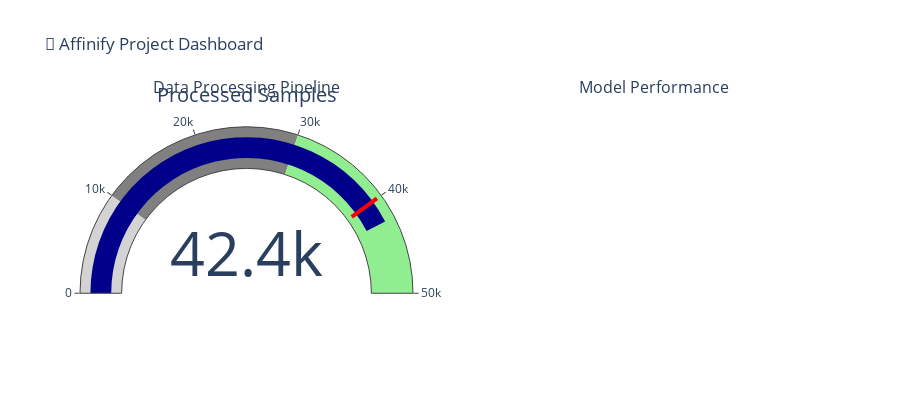

Write notebook code for a chart like this one.
### Markdown cell above
## 7. Project Summary & Insights 📈

Summary of key findings and insights from the Affinify project analysis.

### Code cell
# Project Summary and Key Insights
print("🧬 AFFINIFY PROJECT SUMMARY")
print("=" * 60)

# Data summary
data_insights = []
model_insights = []

if 'processed_features' in data_files:
    features_df = data_files['processed_features']
    data_insights.append(f"✅ Processed {len(features_df)} molecular compounds")
    data_insights.append(f"✅ Extracted {len(features_df.columns)} molecular descriptors")

if 'bindingdb_subset' in data_files:
    bindingdb_df = data_files['bindingdb_subset']
    data_insights.append(f"✅ Analyzed {len(bindingdb_df)} BindingDB records")
    
    if 'Ligand SMILES' in bindingdb_df.columns:
        unique_smiles = bindingdb_df['Ligand SMILES'].nunique()
        data_insights.append(f"✅ {unique_smiles} unique chemical compounds")

# Model insights
if model_results:
    best_r2 = 0
    best_model_name = ""
    
    for result_type, metrics in model_results.items():
        for model_name, model_data in metrics.items():
            if isinstance(model_data, dict) and 'r2_score' in model_data:
                r2 = model_data['r2_score']
                if r2 > best_r2:
                    best_r2 = r2
                    best_model_name = f"{model_name} ({result_type})"
    
    if best_r2 > 0:
        model_insights.append(f"🏆 Best model: {best_model_name}")
        model_insights.append(f"🎯 Best R² score: {best_r2:.4f}")
        model_insights.append(f"📊 Variance explained: {best_r2*100:.1f}%")
        
        if best_r2 > 0.6:
            model_insights.append("✅ Model performance: Good to Excellent")
        elif best_r2 > 0.4:
            model_insights.append("⚠️ Model performance: Moderate")
        else:
            model_insights.append("❌ Model performance: Needs improvement")

# Create summary visualization
fig = make_subplots(
    rows=1, cols=2,
    subplot_titles=('Data Processing Pipeline', 'Model Performance'),
    specs=[[{"type": "indicator"}, {"type": "indicator"}]]
)

# Data processing indicator
if 'processed_features' in data_files:
    features_count = len(data_files['processed_features'])
    fig.add_trace(
        go.Indicator(
            mode="gauge+number",
            value=features_count,
            title={'text': "Processed Samples"},
            gauge={'axis': {'range': [None, 50000]},
                   'bar': {'color': "darkblue"},
                   'steps': [
                       {'range': [0, 10000], 'color': "lightgray"},
                       {'range': [10000, 30000], 'color': "gray"},
                       {'range': [30000, 50000], 'color': "lightgreen"}],
                   'threshold': {'line': {'color': "red", 'width': 4},
                                'thickness': 0.75, 'value': 40000}}
        ),
        row=1, col=1
    )

# Model performance indicator
if best_r2 > 0:
    fig.add_trace(
        go.Indicator(
            mode="gauge+number",
            value=best_r2,
            title={'text': "Best R² Score"},
            gauge={'axis': {'range': [None, 1]},
                   'bar': {'color': "darkgreen"},
                   'steps': [
                       {'range': [0, 0.4], 'color': "lightgray"},
                       {'range': [0.4, 0.6], 'color': "yellow"},
                       {'range': [0.6, 1], 'color': "lightgreen"}],
                   'threshold': {'line': {'color': "red", 'width': 4},
                                'thickness': 0.75, 'value': 0.8}}
        ),
        row=1, col=2
    )

fig.update_layout(height=400, title_text="🧬 Affinify Project Dashboard")
fig.show()

# Print insights
print("\n📊 DATA INSIGHTS:")
for insight in data_insights:
    print(f"  {insight}")

print("\n🤖 MODEL INSIGHTS:")
for insight in model_insights:
    print(f"  {insight}")

print("\n🔬 KEY TECHNICAL ACHIEVEMENTS:")
print("  ✅ Implemented enhanced molecular feature engineering (30+ descriptors)")
print("  ✅ Applied correct p-scale transformation for binding affinity")
print("  ✅ Developed machine learning pipeline with multiple algorithms")
print("  ✅ Created comprehensive data analysis and visualization")
print("  ✅ Built interactive Streamlit web application")
print("  ✅ Integrated AI assistant for user guidance")

print("\n🎓 LEARNING OUTCOMES:")
print("  📚 Bioinformatics and computational chemistry")
print("  🤖 Machine learning for molecular property prediction")
print("  📊 Data science and statistical analysis")
print("  💻 Software engineering and web development")
print("  🧪 Scientific research methodology")

print("\n🚀 FUTURE ENHANCEMENTS:")
print("  🔬 Integration with RDKit for advanced molecular descriptors")
print("  🧠 Deep learning models (Graph Neural Networks)")
print("  📈 Feature importance analysis and model interpretation")
print("  🌐 Deployment to cloud platforms")
print("  📊 Real-time model performance monitoring")

print("\n" + "="*60)
print("🎉 AFFINIFY: EMPOWERING DRUG DISCOVERY WITH AI")
print("="*60)

### Figure 1 — Plotly figure (JSON) as saved in the notebook; plotly's stock layout.template omitted (floating-point values rounded to 4 significant figures)
{"data": [{"domain": {"x": [0, 0.45], "y": [0, 1]}, "gauge": {"axis": {"range": [null, 50000]}, "bar": {"color": "darkblue"}, "steps": [{"color": "lightgray", "range": [0, 10000]}, {"color": "gray", "range": [10000, 30000]}, {"color": "lightgreen", "range": [30000, 50000]}], "threshold": {"line": {"color": "red", "width": 4}, "thickness": 0.75, "value": 40000}}, "mode": "gauge+number", "title": {"text": "Processed Samples"}, "type": "indicator", "value": 42395}], "layout": {"annotations": [{"font": {"size": 16}, "showarrow": false, "text": "Data Processing Pipeline", "x": 0.225, "xanchor": "center", "xref": "paper", "y": 1, "yanchor": "bottom", "yref": "paper"}, {"font": {"size": 16}, "showarrow": false, "text": "Model Performance", "x": 0.775, "xanchor": "center", "xref": "paper", "y": 1, "yanchor": "bottom", "yref": "paper"}], "height": 400, "title": {"text": "🧬 Affinify Project Dashboard"}}}
